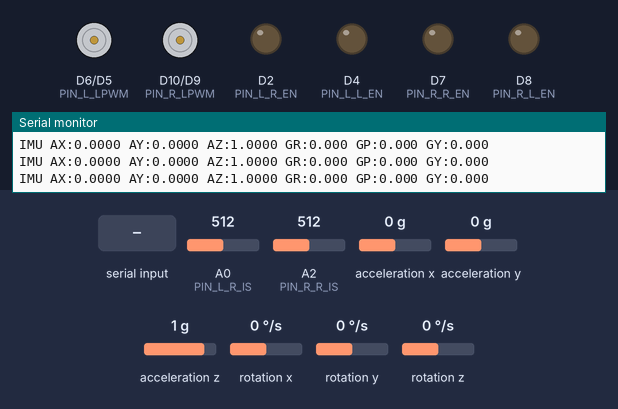
The sketch below on a simulated Arduino Uno R4 WiFi. On the bench: motor-driver pin pairs drawn as motors (green arrow = first pin HIGH = forward, orange = second pin HIGH = backward, longer = more drive), output pins drawn as LEDs (lit = HIGH), the last lines printed to the serial monitor. The test bench sets the inputs (shaded band); at power-on: A0 (PIN_L_R_IS) = 512, A2 (PIN_R_R_IS) = 512, acceleration x 0 g, acceleration y 0 g, acceleration z 1 g, rotation x 0 °/s, rotation y 0 °/s, rotation z 0 °/s.

Above: at 1.2 s.
1.3 s: "L:90 R:45\n" received over Serial
At 1.55 s:
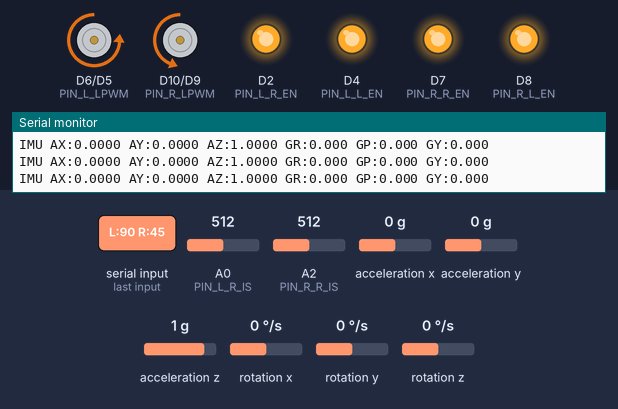
Timing chart, 0 to 4.3 s (numbered marks = the images above; inputs shaded):
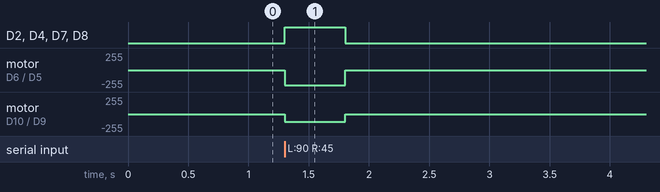

Measured:
- after the input at 1.3 s, D2 (PIN_L_R_EN), D4 (PIN_L_L_EN), D7 (PIN_R_R_EN), D8 (PIN_R_L_EN): LOW → HIGH at once, → LOW 0.50 s later; motor on D6 (PIN_L_LPWM) / D5 (PIN_L_RPWM): stopped → backward 229/255 at once, → stopped 0.50 s later; motor on D10 (PIN_R_LPWM) / D9 (PIN_R_RPWM): stopped → backward 114/255 at once, → stopped 0.50 s later

The sketch:

boat_motor_controller.ino
```cpp
/*
 * boat_motor_controller.ino
 *
 * Arduino UNO R4 WiFi firmware. Drives two BTS7960 (IBT-2) motor drivers
 * from serial commands sent by motor_driver.py on the Raspberry Pi, and
 * streams the Modulino Movement IMU back to the Pi.
 *
 * Serial protocol, 115200 baud, newline terminated:
 *
 *   Pi -> Arduino   "L:<int> R:<int>"   thrust in percent, -100..100
 *   Arduino -> Pi   "STATUS L_IS:<raw> R_IS:<raw> WDT:<0|1> L:<int> R:<int> TX_FREE:<n>"   2 Hz
 *                   "IMU AX:<g> AY:<g> AZ:<g> GR:<dps> GP:<dps> GY:<dps>"                 50 Hz
 *
 * Lines that don't parse are ignored and do not feed the watchdog.
 * L_IS/R_IS are raw analogRead values from the current-sense pins, not
 * amps. GR/GP/GY are gyro rates in deg/s, not angles; the Pi integrates them.
 *
 * Watchdog: if no valid command arrives for 500 ms, both motors are set to
 * zero and all enable pins go LOW. This runs on the Arduino so the motors
 * stop even if the Pi, ROS or the USB link dies.
 *
 * Motors are brushed DC thrusters, so they are driven with PWM duty on the
 * BTS7960 rather than an RC ESC.
 */

#include <Arduino.h>
#include <Arduino_Modulino.h>

ModulinoMovement movement;

const unsigned long IMU_PERIOD_MS = 20;
unsigned long lastImuMillis = 0;

// Pin map, verified on the bench 2026-09-30.
// Left motor BTS7960
const uint8_t PIN_L_RPWM = 5;
const uint8_t PIN_L_LPWM = 6;
const uint8_t PIN_L_R_EN = 2;
const uint8_t PIN_L_L_EN = 4;
const uint8_t PIN_L_R_IS = A0;
const uint8_t PIN_L_L_IS = A1;

// Right motor BTS7960
const uint8_t PIN_R_RPWM = 9;
const uint8_t PIN_R_LPWM = 10;
const uint8_t PIN_R_R_EN = 7;
const uint8_t PIN_R_L_EN = 8;
const uint8_t PIN_R_R_IS = A2;
const uint8_t PIN_R_L_IS = A3;

// RPWM/LPWM must stay on PWM-capable pins.

// Same timeout as motor_driver.py on the Pi side.
const unsigned long COMMAND_TIMEOUT_MS = 500;

const unsigned long STATUS_PERIOD_MS = 500;

const long SERIAL_BAUD = 115200;

// A valid command is under 20 characters.
const uint8_t MAX_LINE_LEN = 32;

char lineBuf[MAX_LINE_LEN];
uint8_t lineLen = 0;
unsigned long lastCommandMillis = 0;
unsigned long lastStatusMillis = 0;
bool watchdogTripped = true;  // stopped until the first valid command
int currentLeft = 0;   // last applied values, for STATUS
int currentRight = 0;

void setup() {
  Serial.begin(SERIAL_BAUD);

  pinMode(PIN_L_RPWM, OUTPUT);
  pinMode(PIN_L_LPWM, OUTPUT);
  pinMode(PIN_L_R_EN, OUTPUT);
  pinMode(PIN_L_L_EN, OUTPUT);

  pinMode(PIN_R_RPWM, OUTPUT);
  pinMode(PIN_R_LPWM, OUTPUT);
  pinMode(PIN_R_R_EN, OUTPUT);
  pinMode(PIN_R_L_EN, OUTPUT);

  stopAllMotors(/*dropEnable=*/true);

  // IMU on the Qwiic connector. Motor control still works if it is missing.
  Modulino.begin();
  movement.begin();

  lastCommandMillis = millis();
  lastStatusMillis = millis();
  lastImuMillis = millis();
}

void loop() {
  readSerialCommands();
  checkWatchdog();
  maybeSendStatus();
  maybeSendImu();
}

void readSerialCommands() {
  while (Serial.available() > 0) {
    char c = (char)Serial.read();

    if (c == '\n') {
      lineBuf[lineLen] = '\0';
      handleLine(lineBuf);
      lineLen = 0;
      continue;
    }
    if (c == '\r') {
      continue;
    }
    if (lineLen < MAX_LINE_LEN - 1) {
      lineBuf[lineLen++] = c;
    } else {
      // Overlong line is noise. Drop it and resync on the next newline.
      lineLen = 0;
    }
  }
}

void handleLine(const char *line) {
  int left, right;
  int parsed = sscanf(line, "L:%d R:%d", &left, &right);
  if (parsed != 2) {
    return;
  }

  left = clampThrust(left);
  right = clampThrust(right);

  applyThrust(left, right);
  currentLeft = left;
  currentRight = right;
  lastCommandMillis = millis();
  watchdogTripped = false;
}

int clampThrust(int v) {
  if (v > 100) return 100;
  if (v < -100) return -100;
  return v;
}

void checkWatchdog() {
  if (watchdogTripped) {
    return;
  }
  unsigned long elapsed = millis() - lastCommandMillis;
  if (elapsed > COMMAND_TIMEOUT_MS) {
    stopAllMotors(/*dropEnable=*/true);
    watchdogTripped = true;
    currentLeft = 0;
    currentRight = 0;
  }
}

// Positive drives RPWM (forward), negative drives LPWM (reverse).
// Enables go LOW while duty and direction change, and stay LOW for zero.
void applyMotor(int value, uint8_t rpwmPin, uint8_t lpwmPin,
                uint8_t rEnPin, uint8_t lEnPin) {
  digitalWrite(rEnPin, LOW);
  digitalWrite(lEnPin, LOW);

  // Linear map for now. Add a minimum duty here if the motors show a dead zone.
  uint8_t duty = (uint8_t)((abs(value) * 255L) / 100);

  if (value >= 0) {
    analogWrite(lpwmPin, 0);
    analogWrite(rpwmPin, duty);
  } else {
    analogWrite(rpwmPin, 0);
    analogWrite(lpwmPin, duty);
  }
  if (value != 0) {
    digitalWrite(rEnPin, HIGH);
    digitalWrite(lEnPin, HIGH);
  }
}

void applyThrust(int left, int right) {
  applyMotor(left, PIN_L_RPWM, PIN_L_LPWM, PIN_L_R_EN, PIN_L_L_EN);
  applyMotor(right, PIN_R_RPWM, PIN_R_LPWM, PIN_R_R_EN, PIN_R_L_EN);
}

// dropEnable also pulls the enable pins LOW, which disables the bridge
// regardless of the PWM signal.
void stopAllMotors(bool dropEnable) {
  if (dropEnable) {
    digitalWrite(PIN_L_R_EN, LOW);
    digitalWrite(PIN_L_L_EN, LOW);
    digitalWrite(PIN_R_R_EN, LOW);
    digitalWrite(PIN_R_L_EN, LOW);
  }
  analogWrite(PIN_L_RPWM, 0);
  analogWrite(PIN_L_LPWM, 0);
  analogWrite(PIN_R_RPWM, 0);
  analogWrite(PIN_R_LPWM, 0);
}

void maybeSendStatus() {
  unsigned long now = millis();
  if (now - lastStatusMillis < STATUS_PERIOD_MS) {
    return;
  }
  lastStatusMillis = now;

  // Only the R_IS pin of each module is read for now.
  int lIs = analogRead(PIN_L_R_IS);
  int rIs = analogRead(PIN_R_R_IS);

  Serial.print("STATUS L_IS:");
  Serial.print(lIs);
  Serial.print(" R_IS:");
  Serial.print(rIs);
  Serial.print(" WDT:");
  Serial.print(watchdogTripped ? 1 : 0);
  Serial.print(" L:"); Serial.print(currentLeft);
  Serial.print(" R:"); Serial.print(currentRight);
  Serial.print(" TX_FREE:"); Serial.println(Serial.availableForWrite());
}

void maybeSendImu() {
  unsigned long now = millis();
  if (now - lastImuMillis < IMU_PERIOD_MS) {
    return;
  }
  lastImuMillis = now;

  movement.update();

  Serial.print("IMU AX:");
  Serial.print(movement.getX(), 4);
  Serial.print(" AY:");
  Serial.print(movement.getY(), 4);
  Serial.print(" AZ:");
  Serial.print(movement.getZ(), 4);
  Serial.print(" GR:");
  Serial.print(movement.getRoll(), 3);
  Serial.print(" GP:");
  Serial.print(movement.getPitch(), 3);
  Serial.print(" GY:");
  Serial.println(movement.getYaw(), 3);
}
```
